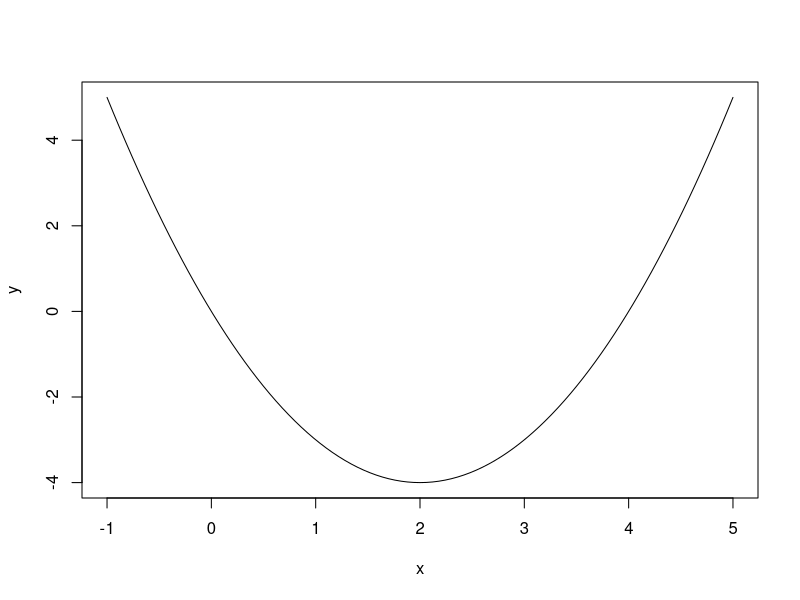

R code for this plot:
## ---- chunk 1
knitr::opts_chunk$set(echo = TRUE)
## ---- chunk 2
num_1 <- 10L
num_2 <- 20L
my_sum <- num_1 + num_2
sprintf("%d + %d = %d", num_1, num_2, my_sum)
## ---- chunk 3
curve(
  x^2 - 4 * x,
  from = -1,
  to = 5,
  xlab = "x",
  ylab = "y"
)
## ---- chunk 4
sessionInfo()
